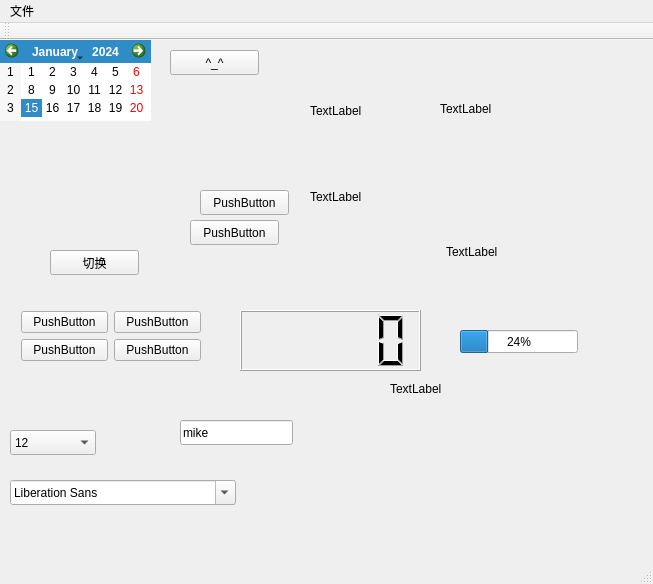
<?xml version="1.0" encoding="UTF-8"?>
<ui version="4.0">
 <class>MainWindow</class>
 <widget class="QMainWindow" name="MainWindow">
  <property name="geometry">
   <rect>
    <x>0</x>
    <y>0</y>
    <width>653</width>
    <height>584</height>
   </rect>
  </property>
  <property name="windowTitle">
   <string>MainWindow</string>
  </property>
  <widget class="QWidget" name="centralWidget">
   <widget class="QPushButton" name="button">
    <property name="geometry">
     <rect>
      <x>170</x>
      <y>10</y>
      <width>89</width>
      <height>25</height>
     </rect>
    </property>
    <property name="text">
     <string>^_^</string>
    </property>
   </widget>
   <widget class="QStackedWidget" name="stackedWidget">
    <property name="geometry">
     <rect>
      <x>170</x>
      <y>130</y>
      <width>120</width>
      <height>80</height>
     </rect>
    </property>
    <property name="currentIndex">
     <number>0</number>
    </property>
    <widget class="QWidget" name="page">
     <widget class="QPushButton" name="pushButton">
      <property name="geometry">
       <rect>
        <x>30</x>
        <y>20</y>
        <width>89</width>
        <height>25</height>
       </rect>
      </property>
      <property name="text">
       <string>PushButton</string>
      </property>
     </widget>
     <widget class="QPushButton" name="pushButton_2">
      <property name="geometry">
       <rect>
        <x>20</x>
        <y>50</y>
        <width>89</width>
        <height>25</height>
       </rect>
      </property>
      <property name="text">
       <string>PushButton</string>
      </property>
     </widget>
    </widget>
    <widget class="QWidget" name="page_2">
     <widget class="QRadioButton" name="radioButton">
      <property name="geometry">
       <rect>
        <x>0</x>
        <y>10</y>
        <width>112</width>
        <height>23</height>
       </rect>
      </property>
      <property name="text">
       <string>RadioButton</string>
      </property>
     </widget>
     <widget class="QRadioButton" name="radioButton_2">
      <property name="geometry">
       <rect>
        <x>0</x>
        <y>30</y>
        <width>112</width>
        <height>23</height>
       </rect>
      </property>
      <property name="text">
       <string>RadioButton</string>
      </property>
     </widget>
    </widget>
    <widget class="QWidget" name="page_4"/>
    <widget class="QWidget" name="page_3"/>
   </widget>
   <widget class="QPushButton" name="change">
    <property name="geometry">
     <rect>
      <x>50</x>
      <y>210</y>
      <width>89</width>
      <height>25</height>
     </rect>
    </property>
    <property name="text">
     <string>切换</string>
    </property>
   </widget>
   <widget class="QWidget" name="widget" native="true">
    <property name="geometry">
     <rect>
      <x>10</x>
      <y>260</y>
      <width>202</width>
      <height>74</height>
     </rect>
    </property>
    <layout class="QGridLayout" name="gridLayout">
     <item row="0" column="0">
      <widget class="QPushButton" name="pushButton_3">
       <property name="text">
        <string>PushButton</string>
       </property>
      </widget>
     </item>
     <item row="0" column="1">
      <widget class="QPushButton" name="pushButton_5">
       <property name="text">
        <string>PushButton</string>
       </property>
      </widget>
     </item>
     <item row="1" column="0">
      <widget class="QPushButton" name="pushButton_4">
       <property name="text">
        <string>PushButton</string>
       </property>
      </widget>
     </item>
     <item row="1" column="1">
      <widget class="QPushButton" name="pushButton_6">
       <property name="text">
        <string>PushButton</string>
       </property>
      </widget>
     </item>
    </layout>
   </widget>
   <widget class="QComboBox" name="comboBox">
    <property name="geometry">
     <rect>
      <x>10</x>
      <y>390</y>
      <width>86</width>
      <height>25</height>
     </rect>
    </property>
    <item>
     <property name="text">
      <string>12</string>
     </property>
    </item>
    <item>
     <property name="text">
      <string>21</string>
     </property>
    </item>
    <item>
     <property name="text">
      <string>33</string>
     </property>
    </item>
   </widget>
   <widget class="QFontComboBox" name="fontComboBox">
    <property name="geometry">
     <rect>
      <x>10</x>
      <y>440</y>
      <width>226</width>
      <height>25</height>
     </rect>
    </property>
   </widget>
   <widget class="QLineEdit" name="lineEdit">
    <property name="geometry">
     <rect>
      <x>180</x>
      <y>380</y>
      <width>113</width>
      <height>25</height>
     </rect>
    </property>
    <property name="text">
     <string>mike</string>
    </property>
   </widget>
   <widget class="QLabel" name="labelImage">
    <property name="geometry">
     <rect>
      <x>310</x>
      <y>30</y>
      <width>121</width>
      <height>81</height>
     </rect>
    </property>
    <property name="text">
     <string>TextLabel</string>
    </property>
   </widget>
   <widget class="QLabel" name="labelText">
    <property name="geometry">
     <rect>
      <x>440</x>
      <y>60</y>
      <width>67</width>
      <height>17</height>
     </rect>
    </property>
    <property name="text">
     <string>TextLabel</string>
    </property>
   </widget>
   <widget class="QLabel" name="labelGif">
    <property name="geometry">
     <rect>
      <x>446</x>
      <y>156</y>
      <width>161</width>
      <height>111</height>
     </rect>
    </property>
    <property name="text">
     <string>TextLabel</string>
    </property>
   </widget>
   <widget class="QLabel" name="labelUrl">
    <property name="geometry">
     <rect>
      <x>310</x>
      <y>136</y>
      <width>121</width>
      <height>41</height>
     </rect>
    </property>
    <property name="text">
     <string>TextLabel</string>
    </property>
   </widget>
   <widget class="QLabel" name="label_5">
    <property name="geometry">
     <rect>
      <x>390</x>
      <y>340</y>
      <width>67</width>
      <height>17</height>
     </rect>
    </property>
    <property name="text">
     <string>TextLabel</string>
    </property>
   </widget>
   <widget class="QCalendarWidget" name="calendarWidget">
    <property name="geometry">
     <rect>
      <x>0</x>
      <y>0</y>
      <width>151</width>
      <height>81</height>
     </rect>
    </property>
   </widget>
   <widget class="QLCDNumber" name="lcdNumber">
    <property name="geometry">
     <rect>
      <x>240</x>
      <y>270</y>
      <width>181</width>
      <height>61</height>
     </rect>
    </property>
   </widget>
   <widget class="QProgressBar" name="progressBar">
    <property name="geometry">
     <rect>
      <x>460</x>
      <y>290</y>
      <width>118</width>
      <height>23</height>
     </rect>
    </property>
    <property name="value">
     <number>24</number>
    </property>
   </widget>
  </widget>
  <widget class="QMenuBar" name="menuBar">
   <property name="geometry">
    <rect>
     <x>0</x>
     <y>0</y>
     <width>653</width>
     <height>28</height>
    </rect>
   </property>
   <widget class="QMenu" name="menu">
    <property name="title">
     <string>文件</string>
    </property>
    <addaction name="actionopen"/>
    <addaction name="actionsave"/>
   </widget>
   <addaction name="menu"/>
  </widget>
  <widget class="QToolBar" name="mainToolBar">
   <attribute name="toolBarArea">
    <enum>TopToolBarArea</enum>
   </attribute>
   <attribute name="toolBarBreak">
    <bool>false</bool>
   </attribute>
  </widget>
  <widget class="QStatusBar" name="statusBar"/>
  <action name="actionopen">
   <property name="text">
    <string>open</string>
   </property>
  </action>
  <action name="actionsave">
   <property name="text">
    <string>save</string>
   </property>
  </action>
 </widget>
 <layoutdefault spacing="6" margin="11"/>
 <resources/>
 <connections>
  <connection>
   <sender>button</sender>
   <signal>clicked()</signal>
   <receiver>MainWindow</receiver>
   <slot>close()</slot>
   <hints>
    <hint type="sourcelabel">
     <x>144</x>
     <y>107</y>
    </hint>
    <hint type="destinationlabel">
     <x>326</x>
     <y>291</y>
    </hint>
   </hints>
  </connection>
 </connections>
</ui>
